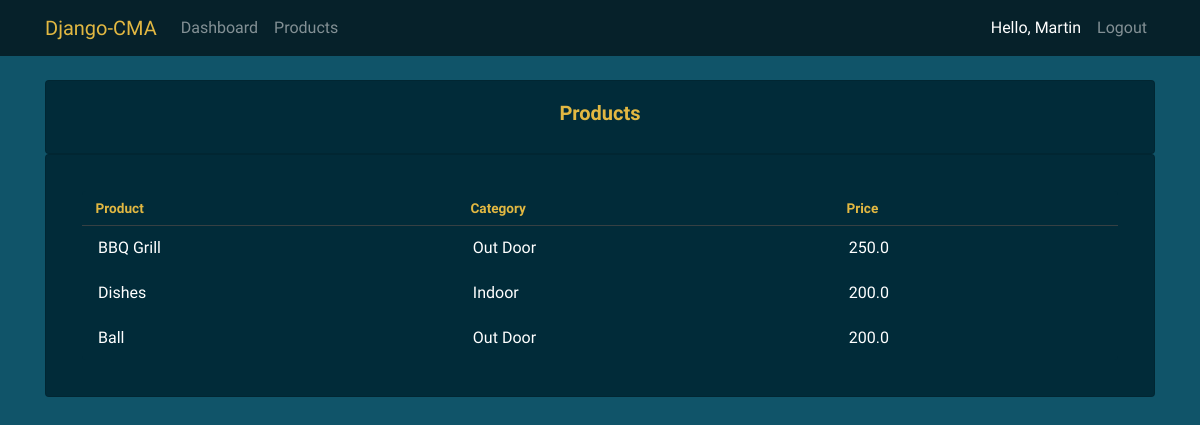
Screenshot of /products/ (signed in) with the database file from the repository.
### accounts/models.py (models this page shows, shortened)
class Product(models.Model):
    CATEGORY = (
        ('Indoor', 'Indoor'),
        ('Out Door', 'Out Door'),
    )
    name = models.CharField(max_length=200, null=True)
    price = models.FloatField(null=True)
    category = models.CharField(max_length=200, null=True, choices=CATEGORY)
    description = models.CharField(max_length=200, null=True, blank=True)
    date_created = models.DateTimeField(auto_now_add=True, null=True)
    tags = models.ManyToManyField(Tag)

### accounts/decorators.py (the view)
        def wrapper_func(request, *args, **kwargs):
            group = None
            if request.user.groups.exists():
                group = request.user.groups.all()[0].name # grab the 1st name of a user group name
            if group in allowed_roles:  # i specified the allowed_roles in the views.py file
                return view_func(request, *args, **kwargs)
            else:
                return HttpResponse("You are not authorized to view this page.")

### accounts/views.py (called while the page is built)
@login_required(login_url='login')
@allowed_users(allowed_roles=['admin'])
def products(request):
    products = Product.objects.all()
    return render(request, 'accounts/products.html', {'products': products})

### accounts/templates/accounts/products.html (shortened to what this page needs)
{% extends 'accounts/main.html' %}
{% block content %}
    <br>
    <div class="row">
        <div class="col-md">
            <div class="card card-body">
                <h5>Products</h5>
            </div>
            <div class="card card-body">
                <table>
                    <tbody>
                    <tr>
                        <th>Product</th>
                        <th>Category</th>
                        <th>Price</th>
                    </tbody>
                    {% for i in products %}
                    <tbody>
                        <tr>
                        <td>{{ i.name }}</td>
                        <td>{{ i.category }}</td>
                        <td>{{ i.price }}</td>
                        </tbody>
                    {% endfor %}
                </table>
            </div>
        </div>
    </div>
{% endblock %}

### accounts/templates/accounts/navbar.html (shortened to what this page needs)
{% load static %}
<nav class="navbar sticky-top navbar-expand-lg navbar-dark " style="background-color: rgba(0, 0, 0, 0.6);">
<div class="container">
    <a class="navbar-brand" href="{% url 'home' %}">Django-CMA</a>
    <div class="collapse navbar-collapse" id="navbarNavAltMarkup">
        <div class="navbar-nav mr-auto">
            {% if request.user.is_staff %}
                <a class="nav-item nav-link" href="{% url 'home' %}">Dashboard</a>
                <a class="nav-item nav-link" href="{% url 'products' %}">Products</a>
            {% endif %}
        </div>
        <div class="navbar-nav">
        {% if user.is_authenticated %}
            <span class="nav-item nav-link" id="hello-msg">Hello, {{request.user}}</span>
            <a class="nav-item nav-link" href="{% url 'logout' %}">Logout</a>
        {% else %}
            <a class="nav-item nav-link" href="{% url 'login' %}">Login</a>
            <a class="nav-item nav-link" href="{% url 'register' %}">Register</a>
        {% endif %}
        </div>
    </div>
</div>
</nav>

### accounts/templates/accounts/main.html (style rules this page uses)
body { background-image: url(""); background-color: #105469; }

### accounts/templates/accounts/navbar.html (style rules this page uses)
#hello-msg { color: #fff; font-weight: 500; }
.navbar-brand { color: #E2B842 !important; }

### accounts/templates/accounts/products.html (style rules this page uses)
*, *:before, *:after { margin: 0; padding: 0; box-sizing: border-box; }
body { background: #105469; font-family: 'Open Sans', sans-serif; }
table { background: #012B39; border-radius: 0.25em; border-collapse: collapse; margin: 1em; }
th { border-bottom: 1px solid #364043; color: #E2B842; font-size: 0.85em; font-weight: 600; padding: 0.5em 1em; text-align: left; }
td { color: #fff; font-weight: 400; padding: 0.65em 1em; }
tbody tr { transition: background 0.25s ease; }
h5 { color: #E2B842; font-weight: 600; text-align: center; }
.card-body { background: #012B39 !important; }

### rows the page displays
Product: name "BBQ Grill", category "Out Door", price "250.0"
Product: name "Dishes", category "Indoor", price "200.0"
Product: name "Ball", category "Out Door", price "200.0"

### other values shown
{{ request.user }} "Martin"
